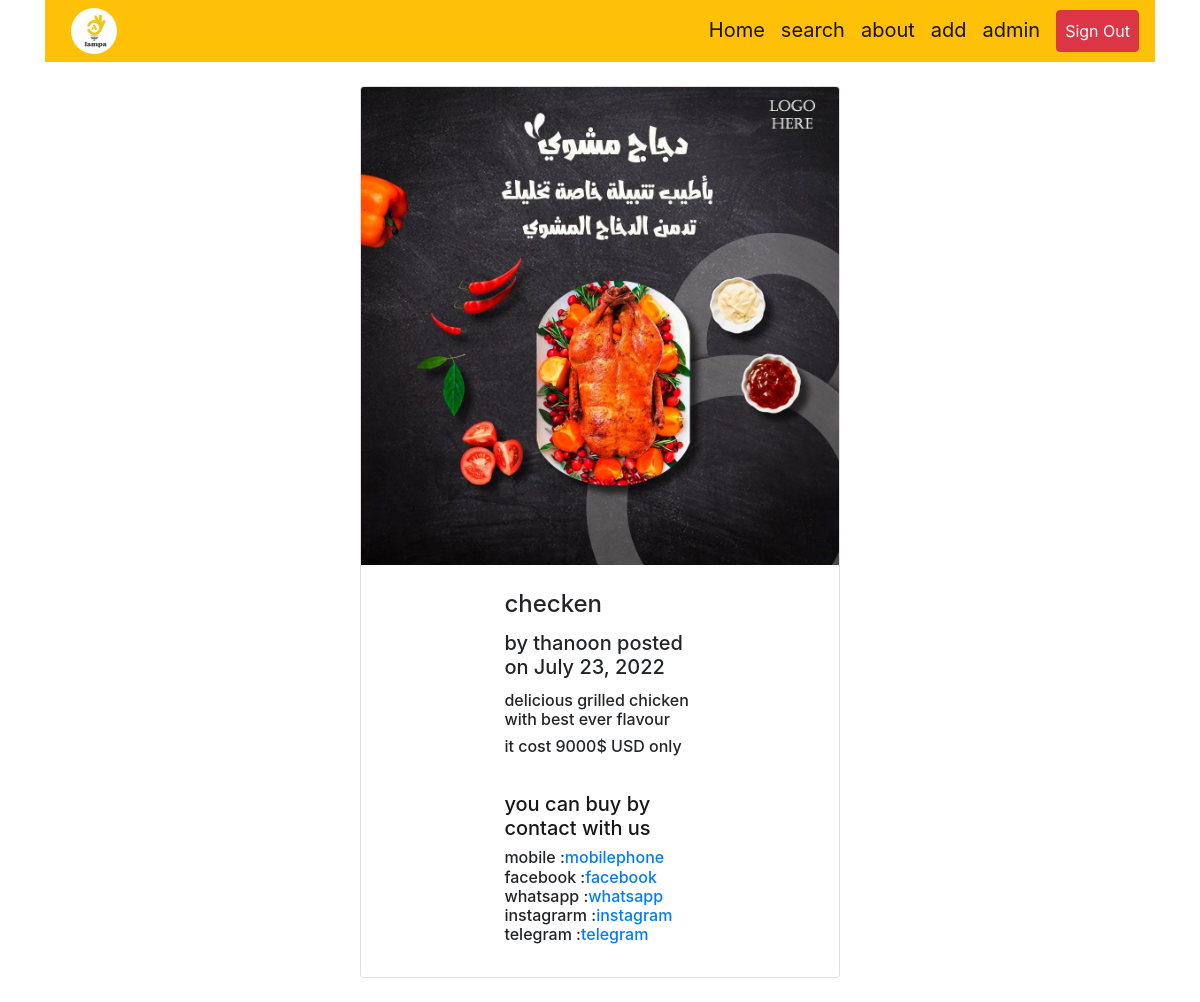
The app's page /buy/1/ (signed in) with its own data.
### mainapp/models.py (models this page shows, shortened)
class products(models.Model):
    adder=models.ForeignKey(User, on_delete=models.CASCADE)
    name=models.CharField(max_length=50)
    brief=models.TextField()
    image=models.ImageField()
    price=models.IntegerField(default=0)
    timeadd=models.DateTimeField(auto_now_add=True)
    class Meta:
        ordering = ['-timeadd']

### mainapp/views.py (the view)
# urls.py: path('buy/<int:id>/',views.buy ,name="buy" ),
@login_required()
def buy(request,id):
    data={'p':models.products.objects.get(id=id)}
    return render(request, 'buy.html',data)

### mainapp/templates/buy.html (shortened to what this page needs)
<!DOCTYPE html>
<html lang="en">
<head>
</head>
<body>
    {% include 'navbar.html' %}
 <br>
    <div class="card" style="width:40%; margin:0 auto;">
        <img class="card-img-top" src="{{p.image.url}}" alt="Card image cap">
        <div style="width:40%; margin:25px auto;">
            <h4 class="card-title">{{p.name}}</h4>
            <h5 class="card-title"> by {{p.adder}} posted on  {{p.timeadd|date:"F j, Y"}}</h5>
            <h6>{{p.brief}}</h6>
            <h6 class="card-title">  it cost {{p.price}}$ USD only</h6>
      <div class="cc" >
      <h5 style="color: rgba(0, 0, 0, 0.911) ;"><br>
     you can buy by contact with us </h5>
     <h6> mobile :<a href="#">mobilephone</a><br>
      facebook :<a href="#">facebook</a><br>
      whatsapp :<a href="#">whatsapp</a><br>
      instagrarm :<a href="#">instagram</a><br>
      telegram :<a href="#">telegram</a><br>
    </h6>
      </div>
        </div>
    </div>
<br>
</body>
</html>

### records on screen
products: image (picture), name "checken", adder "thanoon", timeadd "July 23, 2022", brief "delicious grilled chicken with best ever flavour", price "9000"
